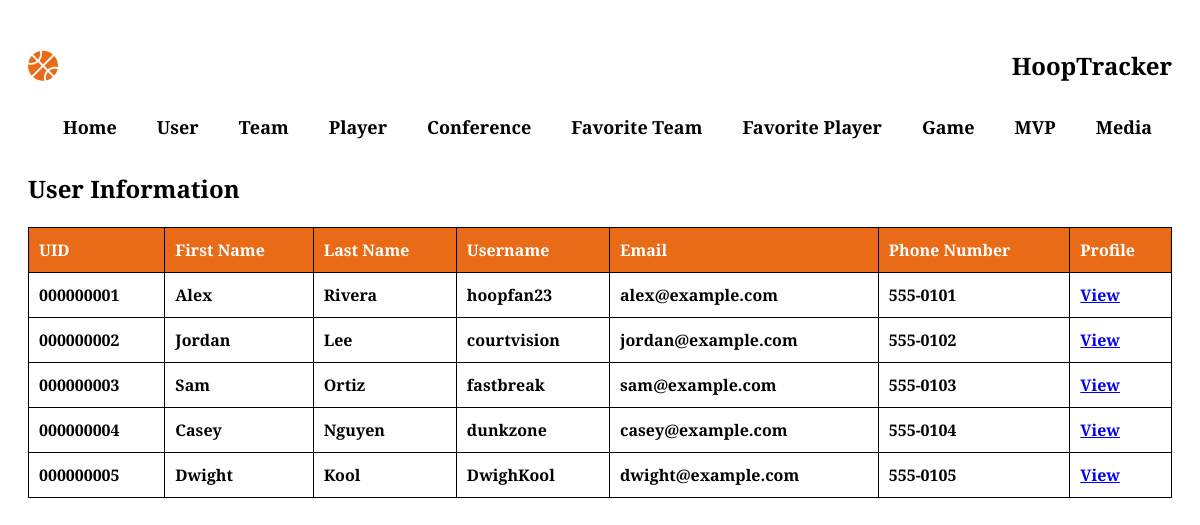
Page /User.php on the committed database.
### tables this page shows
CREATE TABLE User (
    UID         CHAR(9)      PRIMARY KEY,
    F_Name      VARCHAR(50),
    L_Name      VARCHAR(50),
    Username    VARCHAR(50)  NOT NULL UNIQUE,
    Password    VARCHAR(255) NOT NULL,
    Email       VARCHAR(100),
    PhoneNumber VARCHAR(20),
    ProfileURL  VARCHAR(255)
);

### User.php (the view, shortened to what this page needs)
<?php
require_once __DIR__ . '/db.php';
?>
<!DOCTYPE html>
<html lang="en">
<head>
</head>
<body>
    <div id="header">
        <div class="container">
            <nav>
                <i class="fa-solid fa-basketball"></i><h2>HoopTracker</h2>
                <ul>
                <li><a href="source.html">Home</a></li>
				<li><a href="user.php">User</a></li>
                <li><a href="Team.php">Team</a></li>
                <li><a href="Player.php">Player</a></li>
                <li><a href="Conference.php">Conference</a></li>
                <li><a href="FavTeam.php">Favorite Team</a></li>
                <li><a href="FavPlayer.php">Favorite Player</a></li>
                <li><a href="Game.php">Game</a></li>
                <li><a href="MVP_Pick.php">MVP</a></li>
                <li><a href="Media.php">Media</a></li>
			</ul>
            </nav>
        </div>
    </div>
    <div class="container">
        <h2>User Information</h2>
        <?php
        $sql = "SELECT * FROM User";
        $result = mysqli_query($conn, $sql);
        if (mysqli_num_rows($result) > 0) {
            echo "<table>\n";
            echo "<tr>\n";
            echo "<th>UID</th>\n
                  <th>First Name</th>\n
                  <th>Last Name</th>\n
                  <th>Username</th>\n
                  <th>Email</th>\n
                  <th>Phone Number</th>\n
                  <th>Profile</th>\n";
            echo "</tr>\n";
            while($row = mysqli_fetch_assoc($result)) {
                echo "<tr>\n";
                echo "<td>" . htmlspecialchars($row['UID']) . "</td>\n";
                echo "<td>" . htmlspecialchars($row['F_Name']) . "</td>\n";
                echo "<td>" . htmlspecialchars($row['L_Name']) . "</td>\n";
                echo "<td>" . htmlspecialchars($row['Username']) . "</td>\n";
                echo "<td>" . htmlspecialchars($row['Email']) . "</td>\n";
                echo "<td>" . htmlspecialchars($row['PhoneNumber']) . "</td>\n";
                echo "<td><a href='" . htmlspecialchars($row['ProfileURL']) . "' target='_blank'>View</a></td>\n";
                echo "</tr>\n";
            }
            echo "</table>\n";
        } else {
            echo "<p>No users found.</p>";
        }
        ?>
    </div>
</body>
</html>

### User.php (style rules this page uses)
body { font-family: "Crimson Text", serif; font-weight: 600; font-style: normal; padding: 20px; line-height: 1.5; }
i { margin-right: 10px; font-size: 30px; color: #ea6b17; }
nav { display: flex; align-items: center; justify-content: space-between; flex-wrap: wrap; }
nav ul { display: flex; align-items: center; list-style: none; padding: 0; margin: 0; margin-left: auto; }
nav ul li { margin: 10px 20px; }
nav ul li a { text-decoration: none; font-size: 18px; position: relative; color: black; transition: color 0.3s ease; }
table { width: 100%; border-collapse: collapse; margin-top: 20px; }
th, td { border: 1px solid black; padding: 10px; text-align: left; }
th { background-color: #ea6b17; color: white; }

### rows in the picture
user: UID "000000001", F_Name "Alex", L_Name "Rivera", Username "hoopfan23", Email "alex@example.com", PhoneNumber "555-0101"
user: UID "000000002", F_Name "Jordan", L_Name "Lee", Username "courtvision", Email "jordan@example.com", PhoneNumber "555-0102"
user: UID "000000003", F_Name "Sam", L_Name "Ortiz", Username "fastbreak", Email "sam@example.com", PhoneNumber "555-0103"
user: UID "000000004", F_Name "Casey", L_Name "Nguyen", Username "dunkzone", Email "casey@example.com", PhoneNumber "555-0104"
user: UID "000000005", F_Name "Dwight", L_Name "Kool", Username "DwighKool", Email "dwight@example.com", PhoneNumber "555-0105"
